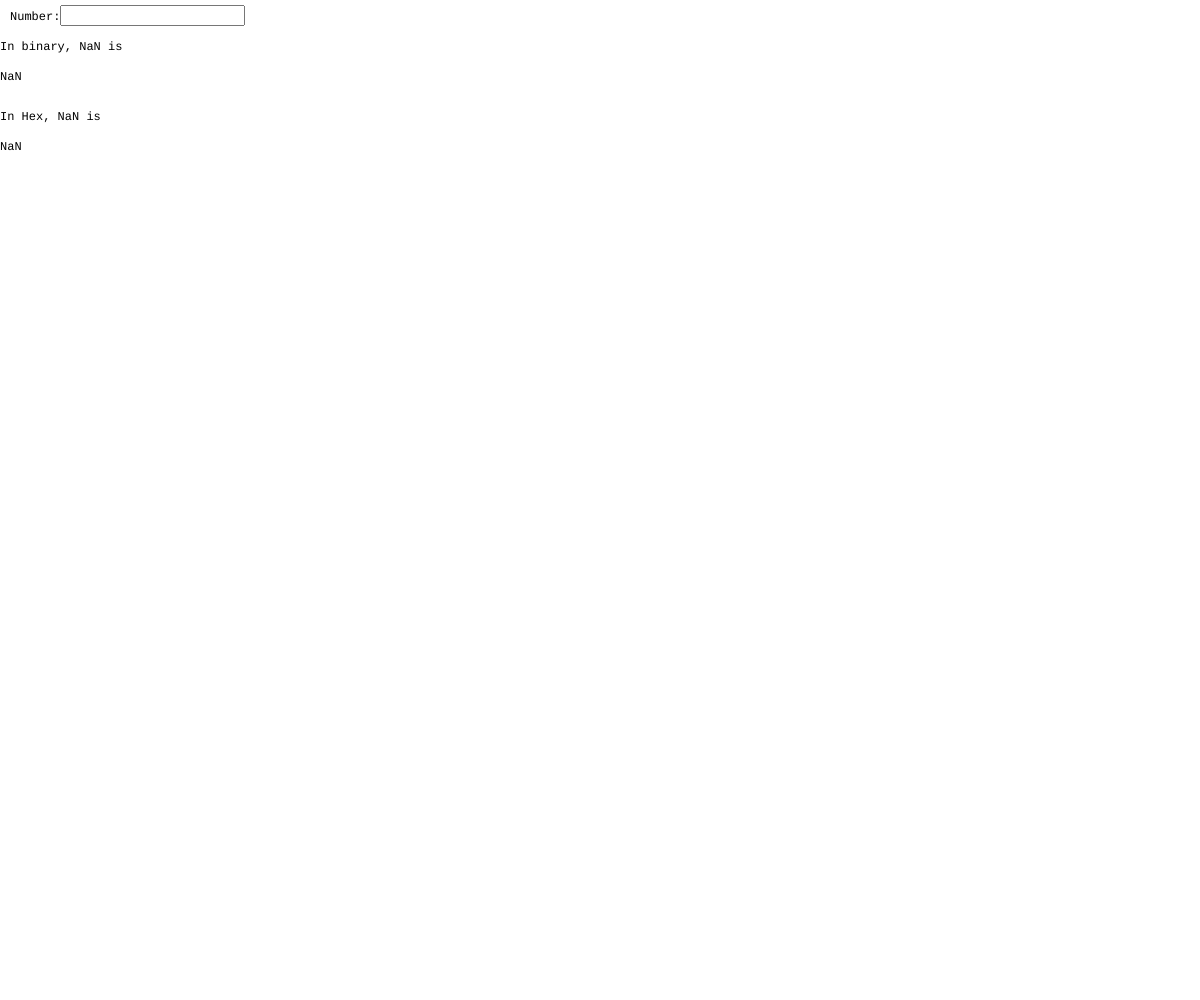
Frame 1 (no input)
Frame 60 (no input): identical to frame 1, image omitted
Frame 120 (the mouse pressed at the canvas centre since frame 60): identical to frame 1, image omitted

The p5.js sketch that drew this single still picture (run headless with seeded random() and noise() and a simulated clock; from frame 60 on, the mouse is pressed at the canvas centre):

// p5.js sketch
// ── sketch.js
function setup() {
	createCanvas(windowWidth, windowHeight);
// 	Create an input box
	input = createInput();
// 	Place the input box
	input.position(60, 5);
}

function draw() {
// 	create a background and font...
	background('white');
	textFont('courier');
// 	Label my input box
	text('Number:', 10, 20);
// 	Make a variable to hold the value of the input box
	var number = int(input.value());
// 	Convert that number into binary
	var num = number.toString(2);
// 	Label my output
	text('In binary, ' + number + ' is', 0, 50);
// 	Display the binary number.
	text(num, 0, 80);
	
	var num = number.toString(16);
	text('In Hex, ' + number + ' is', 0, 120);
	text(num, 0, 150);
}

function windowResized() {
	resizeCanvas(windowWidth, windowHeight);
}
